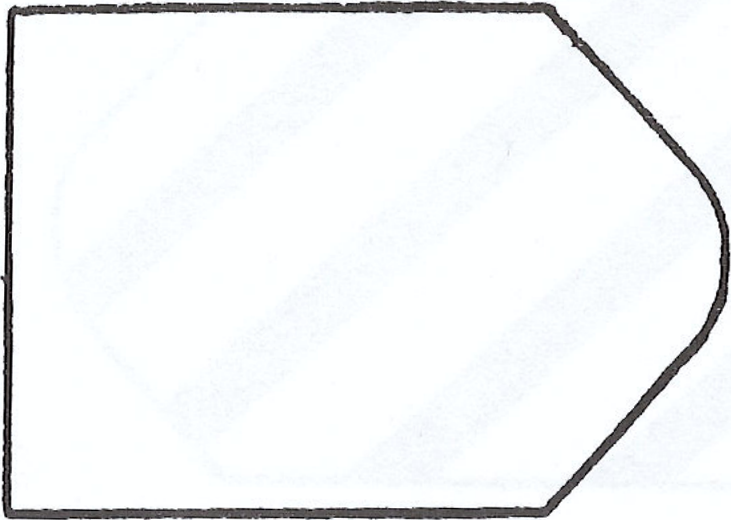
#> input picture cards/raven/A/A02/1.png, 731 x 520 px
$ python -i prepare_raven_cards.py   (imports and definitions only)
#> lines starting #> are read from the running program, lines starting #| are printed output that depends on the picture; after the words box and inside, x2 and y2 are one past the last pixel; in counts of white or black regions, pixels touching at a corner belong together
#> further down, picture is the input picture: shape (520, 731, 3); mean B, G, R 243.9, 243.1, 241.3
import cv2
import numpy as np
from pdf2image import convert_from_path
from pathlib import Path

PDF_PATH = "../assets/cards/all-modules.pdf"
OUTPUT_DIR = Path("raven")

DPI = 400


# [79 lines left out: functions straighten, deskew, module_letter, not called in this run]


def detect_elements(img):
    gray = cv2.cvtColor(img, cv2.COLOR_BGR2GRAY)

    blur = cv2.GaussianBlur(gray, (5, 5), 0)

    thresh = cv2.threshold(
        blur,
        0,
        255,
        cv2.THRESH_BINARY_INV + cv2.THRESH_OTSU
    )[1]
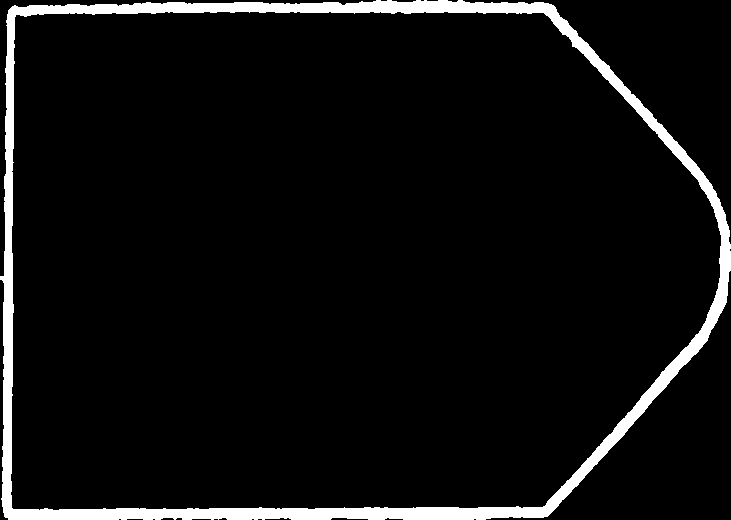
#> thresh: shape (520, 731); 6% white; 1 white region

    contours, _ = cv2.findContours(
        thresh,
        cv2.RETR_EXTERNAL,
        cv2.CHAIN_APPROX_SIMPLE
    )
#> contours = 1 contour; box (x1, y1, x2, y2) and area: (0, 0, 731, 520) 336752

    h, w = gray.shape
#> h = 520; w = 731

    matrix_box = None
    answer_boxes = []

    for c in contours:

        x, y, cw, ch = cv2.boundingRect(c)
        area = cw * ch

        if area < 5000:
            continue

        # największy element to matryca
        if matrix_box is None or area > matrix_box[2] * matrix_box[3]:
            matrix_box = (x, y, cw, ch)
#> this loop made 1 pass
#> (x, y, cw, ch, area) on pass 1: (0, 0, 731, 520, 380120)

    if matrix_box is None:
        return None, []

    mx, my, mw, mh = matrix_box
#> mx = 0; my = 0; mw = 731; mh = 520

    for c in contours:

        x, y, cw, ch = cv2.boundingRect(c)
        area = cw * ch

        if area < 3000:
            continue

        # odpowiedzi znajdują się poniżej matrycy
        if y > my + mh:

            ratio = cw / ch

            if 0.5 < ratio < 1.5:
                answer_boxes.append((x, y, cw, ch))
#> this loop made 1 pass
#> after the loop, answer_boxes = []

    # sortowanie wierszami
    answer_boxes = sorted(answer_boxes, key=lambda b: (b[1], b[0]))

    return matrix_box, answer_boxes


# [44 lines left out: function process, not called in this run]


# [2 lines not run here, left out]

>>> import cv2
>>> picture = cv2.imread('raven/A/A02/1.png')
>>> result = detect_elements(picture)
#> result = ((0, 0, 731, 520), [])

$ run again, on cards/raven/A/A02/2.png
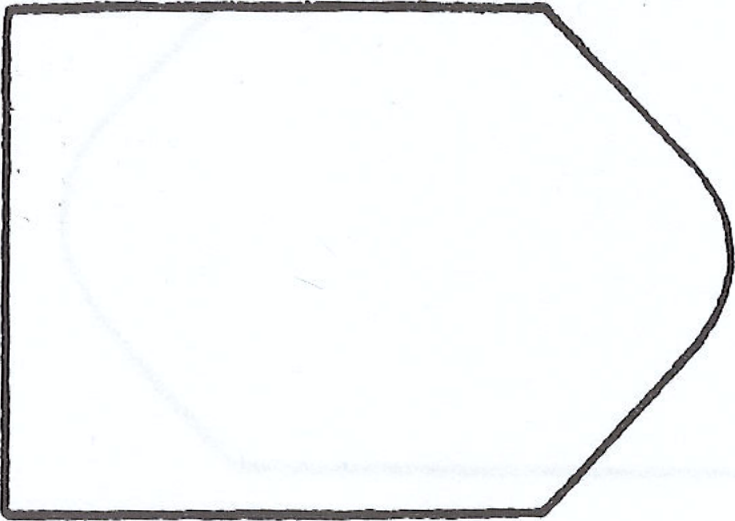
#> input picture cards/raven/A/A02/2.png, 735 x 521 px
#> picture is the input picture: shape (521, 735, 3); mean B, G, R 244.8, 244.5, 243.2
#> in detect_elements, `thresh = cv2.threshold( blur, 0, 255, cv2.THRESH_BINARY_INV + cv2.THRE..`:
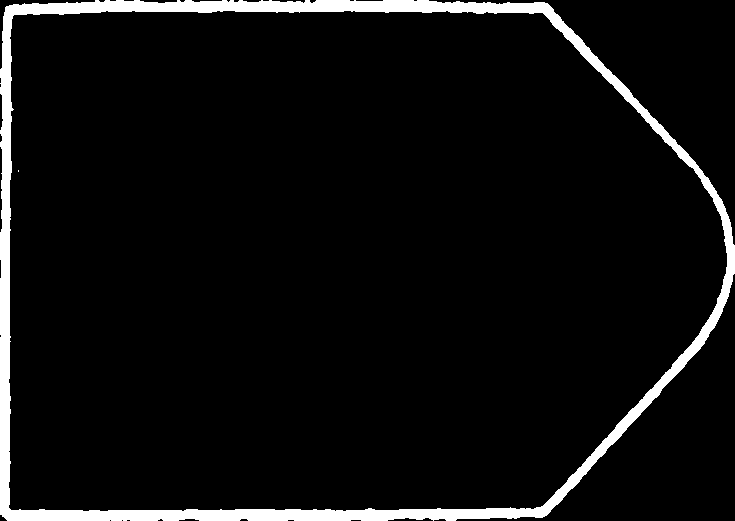
#> thresh: shape (521, 735); 5.8% white; 2 white regions (1 under 20 px)
#> contours = 1 contour; box (x1, y1, x2, y2) and area: (0, 0, 735, 521) 339580
#> the loop in detect_elements, `for c in contours: ` made 1 pass
#> (x, y, cw, ch, area) on pass 1: (0, 0, 735, 521, 382935)
#> mx = 0; mw = 735; mh = 521
#> the loop in detect_elements, `for c in contours: ` made 1 pass
#> after the loop in detect_elements, `for c in contours:`: answer_boxes = []
#> result = ((0, 0, 735, 521), [])
